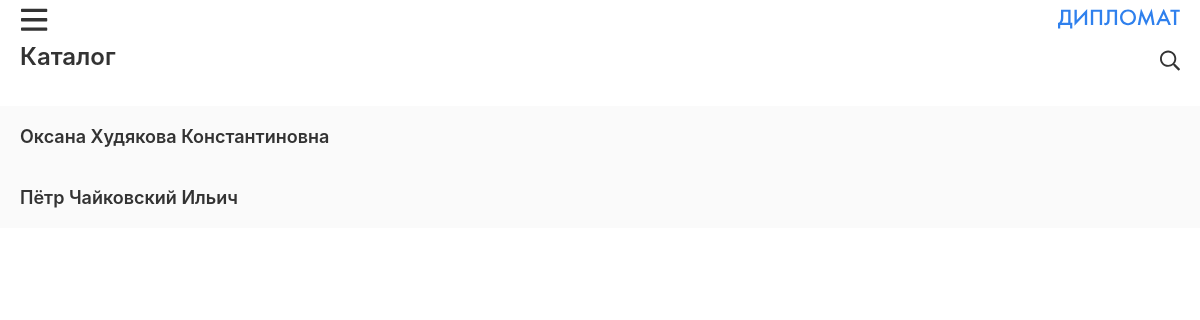
Page /catalog/ on the earlier database version.
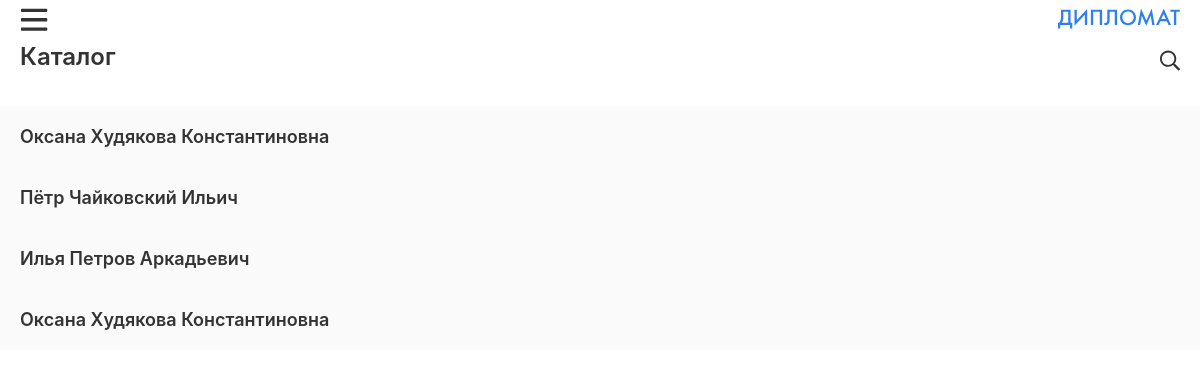
Same page on the later database version.
### ReadingQrCode/models.py (models this page shows, shortened)
class Card(models.Model):
    id = models.AutoField(primary_key=True)
    last_name = models.CharField(max_length=50, blank=True)
    first_name = models.CharField(max_length=50, blank=True)
    patronymic = models.CharField(max_length=50, blank=True)
    number_phone = models.CharField(max_length=11, blank=True)
    e_mail = models.CharField(max_length=80, blank=True)
    address = models.CharField(max_length=50, blank=True)
    company = models.CharField(max_length=50, blank=True)
    position = models.CharField(max_length=50, blank=True)
    web_site = models.CharField(max_length=50, blank=True)
    file = models.ImageField(null=True, blank=True, upload_to='ReadingQrCode/static/img_qr')

### ReadingQrCode/views.py (the view)
# urls.py: url('catalog/$', catalog, name='Catalog'),
def catalog(request):
    card = Card.objects.all()
    return render(request, 'ReadingQrCode/build/contacts.html', {'card': card})

### templates/ReadingQrCode/build/contacts.html (shortened to what this page needs)
<!DOCTYPE html>
{% load staticfiles %}
<html lang="ru-RU">
  <head>
    <link rel="stylesheet" href="https://stackpath.bootstrapcdn.com/bootstrap/4.3.1/css/bootstrap.min.css">
    <link rel="stylesheet" href="{% static 'css/index.css'%}">
  </head>
  <body>
    <div class="wrapper">
      <header class="header">
        <img class="header-burger" src="{% static 'images/burger.svg' %}" alt="burger">
        <a class="button-menu" aria-label="В меню" href="/">
            <img class="header-logo" src="{% static 'images/diplomat.svg' %}" alt="diplomat">
        </a>
    </header>
      <section class="my">
        <div class="my-top">
          <h2 class="title">Каталог</h2><img class="search" src="{% static 'images/search.svg'%}" alt="search">
        </div>
      </section>
      <section class="contacts">
        <div class="contacts-block">
            {% for i in card %}
                {% if i.pk != 2 %}
                    <a href="card/{{ i.pk }}/">
                        <div class="contacts-block-item">
                            <span class="contacts-block-info">
                                {{ i.first_name }}
                                {{ i.last_name }}
                                {% if i.patronymic %}
                                    {{ i.patronymic }}
                                {% endif %}
                            </span>
                        </div>
                    </a>
                {% endif %}
            {% endfor %}
        </div>
      </section>
    </div>
  </body>
</html>

### ReadingQrCode/static/css/index.css (style rules this page uses)
.header { display: flex; flex-direction: row; justify-content: space-between }
.create, .header { padding: 5px 20px }
.my { margin: 0 20px }
.my-top { display: flex; flex-direction: row; justify-content: space-between }
.about-block, .contacts-block { display: flex; flex-direction: column }
.about-block-item, .contacts-block-item { display: flex; flex-direction: column }
.about-block-item:nth-child(odd), .contacts-block-item:nth-child(odd) { background-color: #fafafa }
.about-block-info, .contacts-block-info { font-style: normal; font-weight: 600; font-size: 18px; line-height: 25px; color: #333 }
.contacts-block { margin-top: 25px }
.contacts-block-item { padding: 18px 20px }
.button, .title { font-weight: 600; font-size: 24px; line-height: 33px; color: #333 }

Differences in the rows shown:
added Card: first_name "Илья", last_name "Петров", patronymic "Аркадьевич"
added Card: first_name "Оксана", last_name "Худякова", patronymic "Константиновна"
